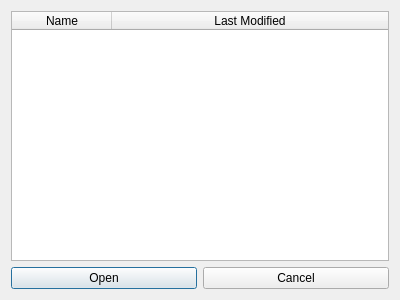
<?xml version="1.0" encoding="UTF-8"?>
<ui version="4.0">
 <class>PatientListDialog</class>
 <widget class="QDialog" name="PatientListDialog">
  <property name="geometry">
   <rect>
    <x>0</x>
    <y>0</y>
    <width>400</width>
    <height>300</height>
   </rect>
  </property>
  <property name="windowTitle">
   <string>Open Existing Patient</string>
  </property>
  <layout class="QGridLayout" name="gridLayout">
   <item row="1" column="0">
    <widget class="QPushButton" name="OpenButton">
     <property name="text">
      <string>Open</string>
     </property>
    </widget>
   </item>
   <item row="1" column="1">
    <widget class="QPushButton" name="CancelButton">
     <property name="text">
      <string>Cancel</string>
     </property>
    </widget>
   </item>
   <item row="0" column="0" colspan="2">
    <widget class="QTableWidget" name="CasesTableWidget">
     <property name="editTriggers">
      <set>QAbstractItemView::NoEditTriggers</set>
     </property>
     <property name="selectionBehavior">
      <enum>QAbstractItemView::SelectRows</enum>
     </property>
     <attribute name="horizontalHeaderStretchLastSection">
      <bool>true</bool>
     </attribute>
     <attribute name="verticalHeaderVisible">
      <bool>false</bool>
     </attribute>
     <column>
      <property name="text">
       <string>Name</string>
      </property>
     </column>
     <column>
      <property name="text">
       <string>Last Modified</string>
      </property>
     </column>
    </widget>
   </item>
  </layout>
 </widget>
 <resources/>
 <connections>
  <connection>
   <sender>OpenButton</sender>
   <signal>clicked()</signal>
   <receiver>PatientListDialog</receiver>
   <slot>accept()</slot>
   <hints>
    <hint type="sourcelabel">
     <x>102</x>
     <y>279</y>
    </hint>
    <hint type="destinationlabel">
     <x>199</x>
     <y>149</y>
    </hint>
   </hints>
  </connection>
  <connection>
   <sender>CancelButton</sender>
   <signal>clicked()</signal>
   <receiver>PatientListDialog</receiver>
   <slot>reject()</slot>
   <hints>
    <hint type="sourcelabel">
     <x>296</x>
     <y>279</y>
    </hint>
    <hint type="destinationlabel">
     <x>199</x>
     <y>149</y>
    </hint>
   </hints>
  </connection>
 </connections>
</ui>
